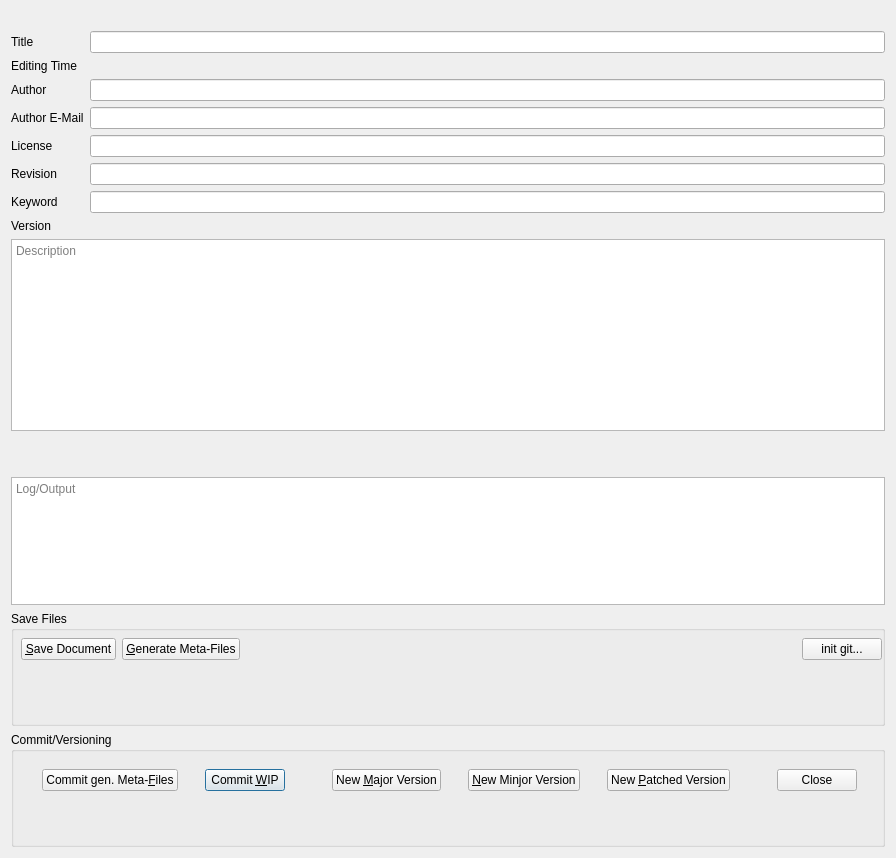
<?xml version="1.0" encoding="UTF-8"?>
<ui version="4.0">
 <class>durraDialog</class>
 <widget class="QDialog" name="durraDialog">
  <property name="geometry">
   <rect>
    <x>0</x>
    <y>0</y>
    <width>896</width>
    <height>858</height>
   </rect>
  </property>
  <property name="sizePolicy">
   <sizepolicy hsizetype="Minimum" vsizetype="Fixed">
    <horstretch>0</horstretch>
    <verstretch>0</verstretch>
   </sizepolicy>
  </property>
  <property name="minimumSize">
   <size>
    <width>896</width>
    <height>0</height>
   </size>
  </property>
  <property name="windowTitle">
   <string>DURRA</string>
  </property>
  <property name="toolTip">
   <string/>
  </property>
  <property name="locale">
   <locale language="English" country="UnitedStates"/>
  </property>
  <layout class="QVBoxLayout" name="verticalLayout_3">
   <item>
    <widget class="QLabel" name="lblFilename">
     <property name="toolTip">
      <string>active Document filename</string>
     </property>
     <property name="text">
      <string>&lt;filename&gt;</string>
     </property>
    </widget>
   </item>
   <item>
    <layout class="QVBoxLayout" name="verticalLayout">
     <item>
      <layout class="QFormLayout" name="formLayout">
       <item row="0" column="0">
        <widget class="QLabel" name="lblTitle">
         <property name="text">
          <string>Title</string>
         </property>
        </widget>
       </item>
       <item row="0" column="1">
        <widget class="QLineEdit" name="txtTitle">
         <property name="toolTip">
          <string>Document Info title</string>
         </property>
         <property name="readOnly">
          <bool>true</bool>
         </property>
        </widget>
       </item>
       <item row="2" column="0">
        <widget class="QLabel" name="lblEditingTimeLabel">
         <property name="text">
          <string>Editing Time</string>
         </property>
        </widget>
       </item>
       <item row="2" column="1">
        <widget class="QLabel" name="lblEditingTime">
         <property name="toolTip">
          <string>Document Info editing-time</string>
         </property>
         <property name="text">
          <string>&lt;editing-time&gt;</string>
         </property>
        </widget>
       </item>
       <item row="4" column="0">
        <widget class="QLabel" name="lblAuthor">
         <property name="text">
          <string>Author</string>
         </property>
        </widget>
       </item>
       <item row="4" column="1">
        <widget class="QLineEdit" name="txtAuthorFullname">
         <property name="readOnly">
          <bool>true</bool>
         </property>
        </widget>
       </item>
       <item row="8" column="0">
        <widget class="QLabel" name="lblReversionLabel">
         <property name="text">
          <string>Revision</string>
         </property>
        </widget>
       </item>
       <item row="8" column="1">
        <widget class="QLineEdit" name="txtRevision">
         <property name="toolTip">
          <string>Document Info editing-cycles</string>
         </property>
         <property name="readOnly">
          <bool>true</bool>
         </property>
        </widget>
       </item>
       <item row="6" column="0">
        <widget class="QLabel" name="lblLicense">
         <property name="text">
          <string>License</string>
         </property>
        </widget>
       </item>
       <item row="6" column="1">
        <widget class="QLineEdit" name="txtLicense">
         <property name="readOnly">
          <bool>true</bool>
         </property>
        </widget>
       </item>
       <item row="9" column="0">
        <widget class="QLabel" name="lblKeyword">
         <property name="text">
          <string>Keyword</string>
         </property>
        </widget>
       </item>
       <item row="9" column="1">
        <widget class="QLineEdit" name="txtKeyword">
         <property name="toolTip">
          <string>Document Info keyword; Use ';' (Example: Linux;Master;Race)</string>
         </property>
         <property name="readOnly">
          <bool>true</bool>
         </property>
        </widget>
       </item>
       <item row="10" column="0">
        <widget class="QLabel" name="lblVersionLabel">
         <property name="text">
          <string>Version</string>
         </property>
        </widget>
       </item>
       <item row="10" column="1">
        <widget class="QLabel" name="lblVersion">
         <property name="toolTip">
          <string>New Version</string>
         </property>
         <property name="text">
          <string>&lt;version&gt;</string>
         </property>
        </widget>
       </item>
       <item row="5" column="0">
        <widget class="QLabel" name="lblAuthorEmail">
         <property name="text">
          <string>Author E-Mail</string>
         </property>
        </widget>
       </item>
       <item row="5" column="1">
        <widget class="QLineEdit" name="txtAuthorEmail"/>
       </item>
      </layout>
     </item>
    </layout>
   </item>
   <item>
    <widget class="QTextEdit" name="txtDescription">
     <property name="sizePolicy">
      <sizepolicy hsizetype="Expanding" vsizetype="Fixed">
       <horstretch>0</horstretch>
       <verstretch>0</verstretch>
      </sizepolicy>
     </property>
     <property name="maximumSize">
      <size>
       <width>16777215</width>
       <height>196</height>
      </size>
     </property>
     <property name="toolTip">
      <string>Document Info abstract</string>
     </property>
     <property name="readOnly">
      <bool>true</bool>
     </property>
     <property name="placeholderText">
      <string>Description</string>
     </property>
    </widget>
   </item>
   <item>
    <spacer name="verticalSpacer">
     <property name="orientation">
      <enum>Qt::Vertical</enum>
     </property>
     <property name="sizeType">
      <enum>QSizePolicy::Maximum</enum>
     </property>
     <property name="sizeHint" stdset="0">
      <size>
       <width>20</width>
       <height>40</height>
      </size>
     </property>
    </spacer>
   </item>
   <item>
    <widget class="QTextEdit" name="txtLog">
     <property name="sizePolicy">
      <sizepolicy hsizetype="Expanding" vsizetype="Fixed">
       <horstretch>0</horstretch>
       <verstretch>0</verstretch>
      </sizepolicy>
     </property>
     <property name="minimumSize">
      <size>
       <width>0</width>
       <height>0</height>
      </size>
     </property>
     <property name="maximumSize">
      <size>
       <width>16777215</width>
       <height>128</height>
      </size>
     </property>
     <property name="sizeIncrement">
      <size>
       <width>0</width>
       <height>0</height>
      </size>
     </property>
     <property name="toolTip">
      <string>Log</string>
     </property>
     <property name="readOnly">
      <bool>true</bool>
     </property>
     <property name="placeholderText">
      <string>Log/Output</string>
     </property>
    </widget>
   </item>
   <item>
    <widget class="QGroupBox" name="groupBox">
     <property name="sizePolicy">
      <sizepolicy hsizetype="Expanding" vsizetype="MinimumExpanding">
       <horstretch>0</horstretch>
       <verstretch>0</verstretch>
      </sizepolicy>
     </property>
     <property name="minimumSize">
      <size>
       <width>0</width>
       <height>64</height>
      </size>
     </property>
     <property name="maximumSize">
      <size>
       <width>16777215</width>
       <height>196</height>
      </size>
     </property>
     <property name="title">
      <string>Save Files</string>
     </property>
     <widget class="QWidget" name="layoutWidget">
      <property name="geometry">
       <rect>
        <x>10</x>
        <y>20</y>
        <width>861</width>
        <height>37</height>
       </rect>
      </property>
      <layout class="QHBoxLayout" name="horizontalLayout">
       <property name="sizeConstraint">
        <enum>QLayout::SetDefaultConstraint</enum>
       </property>
       <item>
        <widget class="QPushButton" name="btnSave">
         <property name="sizePolicy">
          <sizepolicy hsizetype="Maximum" vsizetype="Fixed">
           <horstretch>0</horstretch>
           <verstretch>0</verstretch>
          </sizepolicy>
         </property>
         <property name="toolTip">
          <string>Save current Document</string>
         </property>
         <property name="text">
          <string>&amp;Save Document</string>
         </property>
        </widget>
       </item>
       <item>
        <widget class="QPushButton" name="btnGenFiles">
         <property name="sizePolicy">
          <sizepolicy hsizetype="Maximum" vsizetype="Fixed">
           <horstretch>0</horstretch>
           <verstretch>0</verstretch>
          </sizepolicy>
         </property>
         <property name="toolTip">
          <string>&lt;html&gt;&lt;head/&gt;&lt;body&gt;&lt;p&gt;generate only Meta-Files: TITLE, DESCRIPTION, KEYWORD, README.md, LICENSE and VERSION&lt;/p&gt;&lt;/body&gt;&lt;/html&gt;</string>
         </property>
         <property name="text">
          <string>&amp;Generate Meta-Files</string>
         </property>
        </widget>
       </item>
       <item>
        <spacer name="horizontalSpacer_2">
         <property name="orientation">
          <enum>Qt::Horizontal</enum>
         </property>
         <property name="sizeType">
          <enum>QSizePolicy::MinimumExpanding</enum>
         </property>
         <property name="sizeHint" stdset="0">
          <size>
           <width>20</width>
           <height>20</height>
          </size>
         </property>
        </spacer>
       </item>
       <item>
        <widget class="QPushButton" name="btnInitGit">
         <property name="sizePolicy">
          <sizepolicy hsizetype="Maximum" vsizetype="Fixed">
           <horstretch>0</horstretch>
           <verstretch>0</verstretch>
          </sizepolicy>
         </property>
         <property name="text">
          <string>init git...</string>
         </property>
        </widget>
       </item>
      </layout>
     </widget>
    </widget>
   </item>
   <item>
    <widget class="QGroupBox" name="groupBox_2">
     <property name="sizePolicy">
      <sizepolicy hsizetype="Minimum" vsizetype="MinimumExpanding">
       <horstretch>0</horstretch>
       <verstretch>0</verstretch>
      </sizepolicy>
     </property>
     <property name="minimumSize">
      <size>
       <width>0</width>
       <height>76</height>
      </size>
     </property>
     <property name="maximumSize">
      <size>
       <width>16777215</width>
       <height>196</height>
      </size>
     </property>
     <property name="title">
      <string>Commit/Versioning</string>
     </property>
     <widget class="QWidget" name="horizontalLayoutWidget">
      <property name="geometry">
       <rect>
        <x>10</x>
        <y>30</y>
        <width>861</width>
        <height>37</height>
       </rect>
      </property>
      <layout class="QHBoxLayout" name="horizontalLayout_2">
       <property name="spacing">
        <number>6</number>
       </property>
       <property name="sizeConstraint">
        <enum>QLayout::SetDefaultConstraint</enum>
       </property>
       <item>
        <widget class="QPushButton" name="btnCommitMetaFiles">
         <property name="sizePolicy">
          <sizepolicy hsizetype="Maximum" vsizetype="Fixed">
           <horstretch>0</horstretch>
           <verstretch>0</verstretch>
          </sizepolicy>
         </property>
         <property name="toolTip">
          <string>&lt;html&gt;&lt;head/&gt;&lt;body&gt;&lt;p&gt;generate only Meta-Files: TITLE, DESCRIPTION, KEYWORD, README.md, LICENSE and VERSION&lt;/p&gt;&lt;p&gt;and make a commit&lt;/p&gt;&lt;p&gt;(use this if you just want to commit the Meta-Files, not Images)&lt;/p&gt;&lt;p&gt;&lt;br/&gt;&lt;/p&gt;&lt;/body&gt;&lt;/html&gt;</string>
         </property>
         <property name="text">
          <string>Commit gen. Meta-&amp;Files</string>
         </property>
        </widget>
       </item>
       <item>
        <widget class="QPushButton" name="btnCommit">
         <property name="sizePolicy">
          <sizepolicy hsizetype="Maximum" vsizetype="Fixed">
           <horstretch>0</horstretch>
           <verstretch>0</verstretch>
          </sizepolicy>
         </property>
         <property name="mouseTracking">
          <bool>true</bool>
         </property>
         <property name="toolTip">
          <string>&lt;html&gt;&lt;head/&gt;&lt;body&gt;&lt;p&gt;save Document&lt;/p&gt;&lt;p&gt;generate Meta-Files: TITLE, DESCRIPTION, KEYWORD, README.md, LICENSE and VERSION and Images&lt;/p&gt;&lt;p&gt;make a git commit&lt;/p&gt;&lt;p&gt;(use this if your Document is still in WIP; if you have already &amp;gt;=1.x.x version use the &amp;quot;New ... Version&amp;quot;-Buttons)&lt;/p&gt;&lt;p&gt;&lt;br/&gt;&lt;/p&gt;&lt;/body&gt;&lt;/html&gt;</string>
         </property>
         <property name="text">
          <string>Commit &amp;WIP</string>
         </property>
         <property name="default">
          <bool>true</bool>
         </property>
        </widget>
       </item>
       <item>
        <spacer name="horizontalSpacer_3">
         <property name="orientation">
          <enum>Qt::Horizontal</enum>
         </property>
         <property name="sizeType">
          <enum>QSizePolicy::Maximum</enum>
         </property>
         <property name="sizeHint" stdset="0">
          <size>
           <width>20</width>
           <height>20</height>
          </size>
         </property>
        </spacer>
       </item>
       <item>
        <widget class="QPushButton" name="btnNewMajorVersion">
         <property name="sizePolicy">
          <sizepolicy hsizetype="Maximum" vsizetype="Fixed">
           <horstretch>0</horstretch>
           <verstretch>0</verstretch>
          </sizepolicy>
         </property>
         <property name="mouseTracking">
          <bool>true</bool>
         </property>
         <property name="toolTip">
          <string>&lt;html&gt;&lt;head/&gt;&lt;body&gt;&lt;p&gt;save Document, generate Meta-Files, update Major Version and make a git commit&lt;/p&gt;&lt;p&gt;(update Major Version if you already finished your Document and totally change stuff; New Version)&lt;/p&gt;&lt;/body&gt;&lt;/html&gt;</string>
         </property>
         <property name="text">
          <string>New &amp;Major Version</string>
         </property>
        </widget>
       </item>
       <item>
        <widget class="QPushButton" name="btnNewMinjorVersion">
         <property name="sizePolicy">
          <sizepolicy hsizetype="Maximum" vsizetype="Fixed">
           <horstretch>0</horstretch>
           <verstretch>0</verstretch>
          </sizepolicy>
         </property>
         <property name="mouseTracking">
          <bool>true</bool>
         </property>
         <property name="toolTip">
          <string>&lt;html&gt;&lt;head/&gt;&lt;body&gt;&lt;p&gt;save Document, generate Meta-Files, update Minjor Version and make a git commit&lt;/p&gt;&lt;p&gt;(update Minjor Version if you already finished your Document and need to add/remove stuff)&lt;/p&gt;&lt;/body&gt;&lt;/html&gt;</string>
         </property>
         <property name="text">
          <string>&amp;New Minjor Version</string>
         </property>
        </widget>
       </item>
       <item>
        <widget class="QPushButton" name="btnNewPatchedVersion">
         <property name="sizePolicy">
          <sizepolicy hsizetype="Maximum" vsizetype="Fixed">
           <horstretch>0</horstretch>
           <verstretch>0</verstretch>
          </sizepolicy>
         </property>
         <property name="mouseTracking">
          <bool>true</bool>
         </property>
         <property name="toolTip">
          <string>&lt;html&gt;&lt;head/&gt;&lt;body&gt;&lt;p&gt;save Document, generate Meta-Files, update Patch/Revision Version and make a git commit&lt;/p&gt;&lt;p&gt;(update Revision Version if you already finished your Document and fixed just little stuff; nothing new added)&lt;/p&gt;&lt;/body&gt;&lt;/html&gt;</string>
         </property>
         <property name="text">
          <string>New &amp;Patched Version</string>
         </property>
        </widget>
       </item>
       <item>
        <spacer name="horizontalSpacer">
         <property name="orientation">
          <enum>Qt::Horizontal</enum>
         </property>
         <property name="sizeType">
          <enum>QSizePolicy::Maximum</enum>
         </property>
         <property name="sizeHint" stdset="0">
          <size>
           <width>20</width>
           <height>20</height>
          </size>
         </property>
        </spacer>
       </item>
       <item>
        <widget class="QDialogButtonBox" name="buttonBox">
         <property name="sizePolicy">
          <sizepolicy hsizetype="Maximum" vsizetype="Fixed">
           <horstretch>0</horstretch>
           <verstretch>0</verstretch>
          </sizepolicy>
         </property>
         <property name="standardButtons">
          <set>QDialogButtonBox::Close</set>
         </property>
        </widget>
       </item>
      </layout>
     </widget>
    </widget>
   </item>
  </layout>
 </widget>
 <resources/>
 <connections/>
</ui>
